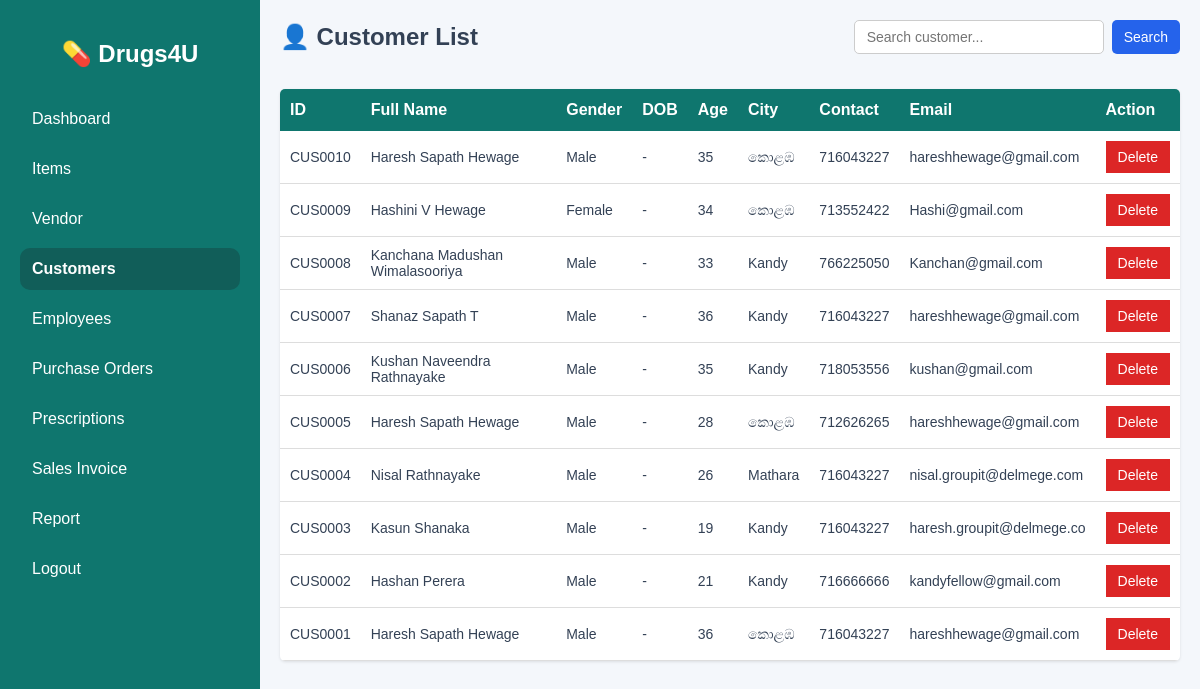
Before: /customer_list.php with the older database file.
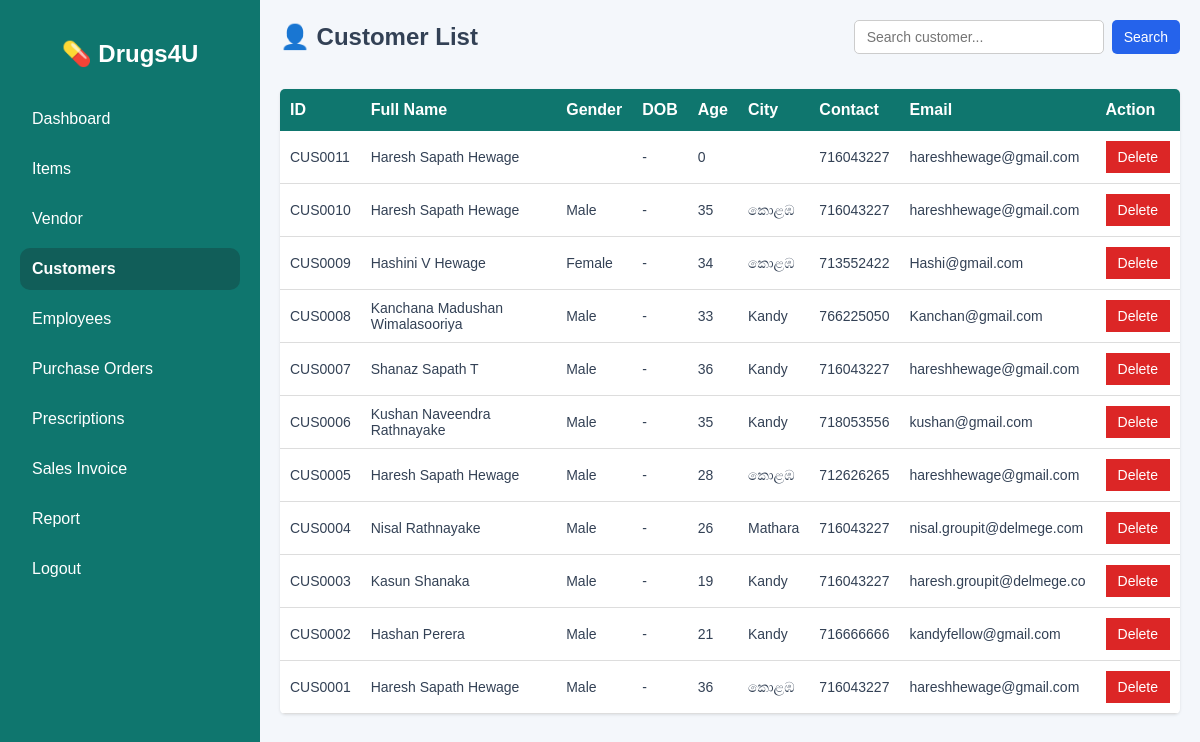
After: the same page with the newer database file.
### tables this page shows
CREATE TABLE `customer` (
  `id` int(11) NOT NULL,
  `cus_id` varchar(18) NOT NULL,
  `f_name` varchar(200) NOT NULL,
  `m_name` varchar(200) NOT NULL,
  `s_name` varchar(200) NOT NULL,
  `fl_name` varchar(350) NOT NULL,
  `gender` varchar(10) NOT NULL,
  `dob` date NOT NULL,
  `age` int(3) NOT NULL,
  `address` varchar(500) NOT NULL,
  `city` varchar(250) NOT NULL,
  `con_no` int(25) NOT NULL,
  `email` varchar(25) NOT NULL,
  `pass` varchar(255) NOT NULL
);

### customer_list.php (the view, shortened to what this page needs)
<?php
include 'connection.php';
function runQuery($conn, $sql){
    $result = mysqli_query($conn, $sql);
    return $result;
}
$search = "";
if (isset($_GET['search']) && $_GET['search'] != "") {
    $search = mysqli_real_escape_string($conn, $_GET['search']);
    $sql = "SELECT * FROM customer
            WHERE cus_id LIKE '%$search%'
            OR fl_name LIKE '%$search%'
            OR email LIKE '%$search%'
            OR con_no LIKE '%$search%'
            ORDER BY cus_id DESC";
} else {
    $sql = "SELECT * FROM customer ORDER BY cus_id DESC";
}
$result = runQuery($conn, $sql);
?>
<!DOCTYPE html>
<html lang="en">
<head>
</head>
<body>
<div class="wrapper">
    <div class="sidebar">
        <h2>💊 Drugs4U</h2>
        <a href="dashboard.php">Dashboard</a>
        <a href="item.php">Items</a>
	    <a href="vendor.php">Vendor</a>
        <a href="customer_list.php" class="active">Customers</a>
        <a href="employee_reg.php">Employees</a>
        <a href="purchase_order.php">Purchase Orders</a>
        <a href="prescription_list.php">Prescriptions</a>
	    <a href="sales_invoice.php">Sales Invoice</a>
        <a href="report.php">Report</a>
        <a href="login_emp.php">Logout</a>
    </div>
    <div class="main-content">
        <div class="top-bar">
            <h2>👤 Customer List</h2>
            <div class="action-buttons">
                <form method="GET" class="search-form">
                    <input type="text" name="search" class="search-input" placeholder="Search customer..." value="<?= htmlspecialchars($search); ?>">
                    <button type="submit" class="po-btn">Search</button>
                </form>
            </div>
        </div>
        <div class="container">
            <div class="table-responsive">
                <table>
                    <thead>
                        <tr>
                            <th>ID</th>
                            <th>Full Name</th>
                            <th>Gender</th>
                            <th>DOB</th>
                            <th>Age</th>
                            <th>City</th>
                            <th>Contact</th>
                            <th>Email</th>
                            <th>Action</th>
                        </tr>
                    </thead>
                    <tbody>
                        <?php if(mysqli_num_rows($result) > 0) { ?>
                            <?php while ($row = mysqli_fetch_assoc($result)) { ?>
                            <tr>
                                <td><?= htmlspecialchars($row['cus_id'] ?? '-'); ?></td>
                                <td><?= htmlspecialchars($row['fl_name'] ?? '-'); ?></td>
                                <td><?= htmlspecialchars($row['gender'] ?? '-'); ?></td>
                                <td><?= htmlspecialchars($row['DOB'] ?? '-'); ?></td>
                                <td><?= htmlspecialchars($row['age'] ?? '-'); ?></td>
                                <td><?= htmlspecialchars($row['city'] ?? '-'); ?></td>
                                <td><?= htmlspecialchars($row['con_no'] ?? '-'); ?></td>
                                <td><?= htmlspecialchars($row['email'] ?? '-'); ?></td>
                                <td>
                                    <div class="action-cell">
                                        <a href="?delete=<?= urlencode($row['cus_id']); ?>" class="del-btn" onclick="return confirm('Delete this customer?')">
                                            <button type="button" class="del-btn">Delete</button>
                                        </a>
                                    </div>
                                </td>
                            </tr>
                            <?php } ?>
                        <?php } else { ?> <tr>
                                <td colspan="9" style="text-align: center; padding: 20px; color: #64748b;">No customers found.</td>
                            </tr>
                        <?php } ?>
                    </tbody>
                </table>
            </div>
        </div>
    </div>
</div>
</body>
</html>

Changed rows visible on the page:
added customer: cus "CUS0011", fl_name "Haresh Sapath Hewage", DOB "-", age "0", con_no "716043227", email "hareshhewage@gmail.com"
